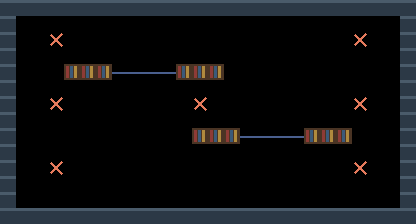

Below is a game level as drawn by its tile map, then a one-line description and the .tmx file that defines it, in full:
An orthogonal 26x14 tile map with 16x16 px tiles, 2 tile layers (terreno, marcadores).

<map version="1.10" tiledversion="1.11.0" orientation="orthogonal" renderorder="right-down" width="26" height="14" tilewidth="16" tileheight="16" infinite="0" nextlayerid="3" nextobjectid="1">
 <properties>
  <property name="tipo" value="arc_combate" />
  <property name="nombre" value="estantes" />
 </properties>
 <tileset firstgid="1" source="muelle.tsx" />
 <layer id="1" name="terreno" width="26" height="14">
  <data encoding="csv">
1,1,1,1,1,1,1,1,1,1,1,1,1,1,1,1,1,1,1,1,1,1,1,1,1,1,
1,0,0,0,0,0,0,0,0,0,0,0,0,0,0,0,0,0,0,0,0,0,0,0,0,1,
1,0,0,0,0,0,0,0,0,0,0,0,0,0,0,0,0,0,0,0,0,0,0,0,0,1,
1,0,0,0,0,0,0,0,0,0,0,0,0,0,0,0,0,0,0,0,0,0,0,0,0,1,
1,0,0,0,7,7,7,8,8,8,8,7,7,7,0,0,0,0,0,0,0,0,0,0,0,1,
1,0,0,0,0,0,0,0,0,0,0,0,0,0,0,0,0,0,0,0,0,0,0,0,0,1,
1,0,0,0,0,0,0,0,0,0,0,0,0,0,0,0,0,0,0,0,0,0,0,0,0,1,
1,0,0,0,0,0,0,0,0,0,0,0,0,0,0,0,0,0,0,0,0,0,0,0,0,1,
1,0,0,0,0,0,0,0,0,0,0,0,7,7,7,8,8,8,8,7,7,7,0,0,0,1,
1,0,0,0,0,0,0,0,0,0,0,0,0,0,0,0,0,0,0,0,0,0,0,0,0,1,
1,0,0,0,0,0,0,0,0,0,0,0,0,0,0,0,0,0,0,0,0,0,0,0,0,1,
1,0,0,0,0,0,0,0,0,0,0,0,0,0,0,0,0,0,0,0,0,0,0,0,0,1,
1,0,0,0,0,0,0,0,0,0,0,0,0,0,0,0,0,0,0,0,0,0,0,0,0,1,
1,1,1,1,1,1,1,1,1,1,1,1,1,1,1,1,1,1,1,1,1,1,1,1,1,1
</data>
 </layer>
 <layer id="2" name="marcadores" width="26" height="14">
  <data encoding="csv">
0,0,0,0,0,0,0,0,0,0,0,0,0,0,0,0,0,0,0,0,0,0,0,0,0,0,
0,0,0,0,0,0,0,0,0,0,0,0,0,0,0,0,0,0,0,0,0,0,0,0,0,0,
0,0,0,3,0,0,0,0,0,0,0,0,0,0,0,0,0,0,0,0,0,0,3,0,0,0,
0,0,0,0,0,0,0,0,0,0,0,0,0,0,0,0,0,0,0,0,0,0,0,0,0,0,
0,0,0,0,0,0,0,0,0,0,0,0,0,0,0,0,0,0,0,0,0,0,0,0,0,0,
0,0,0,0,0,0,0,0,0,0,0,0,0,0,0,0,0,0,0,0,0,0,0,0,0,0,
0,0,0,3,0,0,0,0,0,0,0,0,3,0,0,0,0,0,0,0,0,0,3,0,0,0,
0,0,0,0,0,0,0,0,0,0,0,0,0,0,0,0,0,0,0,0,0,0,0,0,0,0,
0,0,0,0,0,0,0,0,0,0,0,0,0,0,0,0,0,0,0,0,0,0,0,0,0,0,
0,0,0,0,0,0,0,0,0,0,0,0,0,0,0,0,0,0,0,0,0,0,0,0,0,0,
0,0,0,3,0,0,0,0,0,0,0,0,0,0,0,0,0,0,0,0,0,0,3,0,0,0,
0,0,0,0,0,0,0,0,0,0,0,0,0,0,0,0,0,0,0,0,0,0,0,0,0,0,
0,0,0,0,0,0,0,0,0,0,0,0,0,0,0,0,0,0,0,0,0,0,0,0,0,0,
0,0,0,0,0,0,0,0,0,0,0,0,0,0,0,0,0,0,0,0,0,0,0,0,0,0
</data>
 </layer>
</map>
